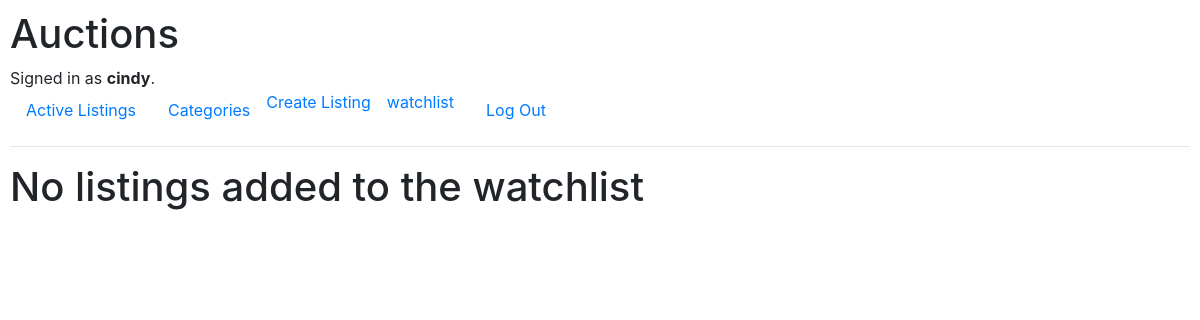
/watchlist (signed in), run on an earlier commit of the app's database.
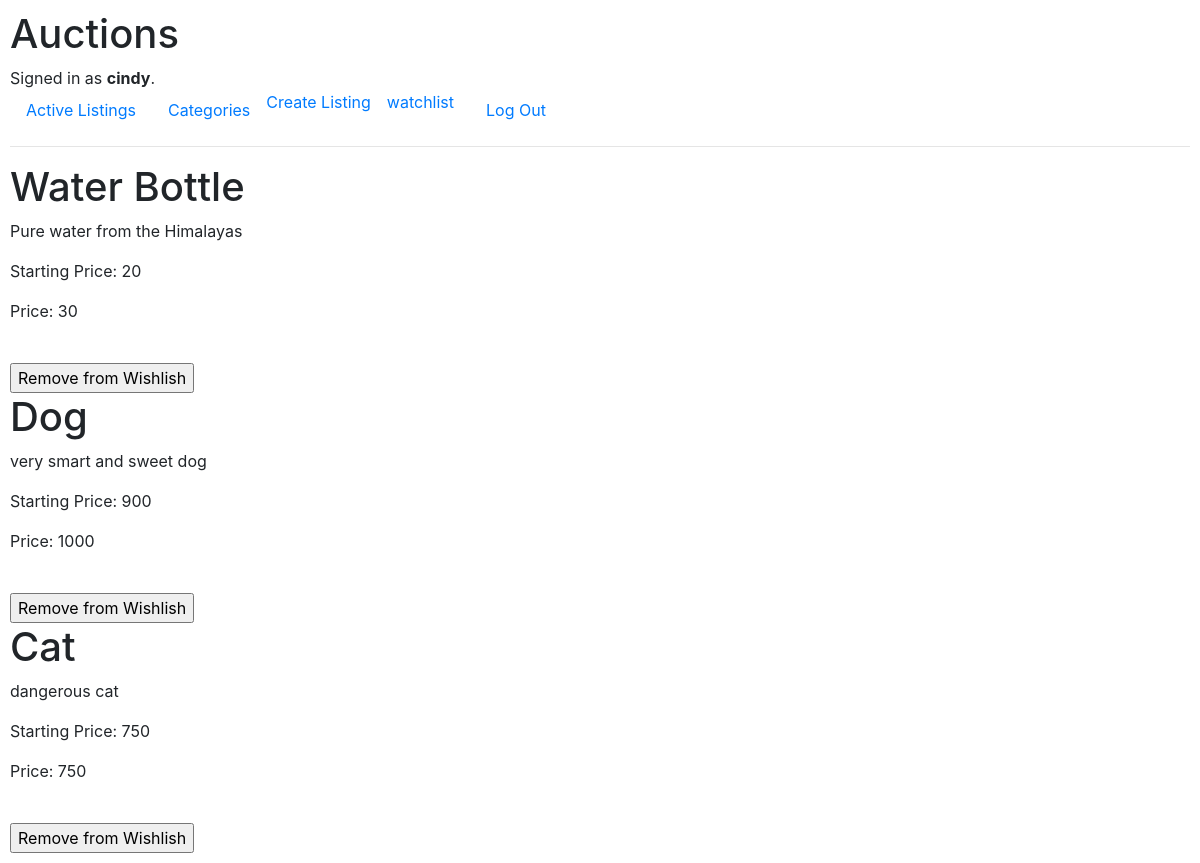
And on a later commit of the database.
### auctions/models.py (models this page shows, shortened)
class User(AbstractUser):
    pass

class Watchlist(models.Model):
    user_w = models.ForeignKey(
        User, on_delete=models.CASCADE, related_name="wisher")
    list_item = models.ForeignKey(
        Auction_Listing, on_delete=models.CASCADE, related_name="wishlist")

class Auction_Listing(models.Model):
    seller = models.ForeignKey(
        User, on_delete=models.CASCADE, related_name="listed_by")
    title = models.CharField(max_length=64)
    description = models.TextField(max_length=500)
    starting_bid = models.PositiveIntegerField()
    image = models.URLField(blank=True)
    time = models.DateTimeField(auto_now=True)
    category = models.CharField(max_length=64, default="Unspecified!")
    price = models.PositiveIntegerField()

### auctions/views.py (the view)
# urls.py: path("watchlist", views.watchlist, name="watchlist"),
def watchlist(request):
    if request.method == "POST":
        item_id = request.POST.get("item_id")
        item = Watchlist.objects.get(pk=item_id)
        item.delete()
        return HttpResponseRedirect(reverse("watchlist"))
    return render(request, "auctions/watchlist.html", {
        "items": Watchlist.objects.filter(user_w=request.user)
    })

### auctions/templates/auctions/watchlist.html (shortened to what this page needs)
{% extends "auctions/layout.html"%}
{%block body%}
{%for item in items%}
<h1>{{item.list_item.title}}</h1>
<p>{{item.list_item.description}}</p>
<p>Starting Price: {{item.list_item.starting_bid}}</p>
<p>Price: {{item.list_item.price}}</p>
<form action="{%url 'watchlist'%}" method="POST">
    <input type="submit" value="Remove from Wishlish">
</form>
{%empty%}
<h1>No listings added to the watchlist</h1>
{%endfor%}
{%endblock%}

### auctions/templates/auctions/layout.html (shortened to what this page needs)
{% load static %}
<!DOCTYPE html>
<html lang="en">
<head>
    <link rel="stylesheet" href="https://stackpath.bootstrapcdn.com/bootstrap/4.4.1/css/bootstrap.min.css"
>
    <link href="{% static 'auctions/styles.css' %}" rel="stylesheet">
</head>
<body>
    <h1>Auctions</h1>
    <div>
        {% if user.is_authenticated %}
        Signed in as <strong>{{ user.username }}</strong>.
        {% else %}
        Not signed in.
        {% endif %}
    </div>
    <ul class="nav">
        <li class="nav-item">
            <a class="nav-link" href="{% url 'index' %}">Active Listings</a>
        </li>
        <li class="nav-item">
            <a class="nav-link" href="{% url 'category' %}">Categories</a>
        </li>
        {% if user.is_authenticated %}
        <li class="nav-item">
            <a class="nav-item" href="{%url 'add'%}">Create Listing</a>
        </li>
        <li class="nav-item">
            <a class="nav-item ml-3 mr-3" href="{%url 'watchlist'%}">watchlist</a>
        </li>
        <li class="nav-item">
            <a class="nav-link" href="{% url 'logout' %}">Log Out</a>
        </li>
        {% endif %}
    </ul>
    <hr>
    {% block body %}
    {% endblock %}
</body>
</html>

### auctions/static/auctions/styles.css (style rules this page uses)
body { padding: 10px; }

What changed in the data, as far as the page shows it:
now on this page (row edited): Watchlist: list_item "Water Bottle", list_item.description "Pure water from the Himalayas", list_item.starting_bid "20", list_item.price "30"
added Watchlist: list_item "Dog", list_item.description "very smart and sweet dog", list_item.starting_bid "900", list_item.price "1000"
added Watchlist: list_item "Cat", list_item.description "dangerous cat", list_item.starting_bid "750", list_item.price "750"
Also different on the page:
text no longer shown: "No listings added to the watchlist"
